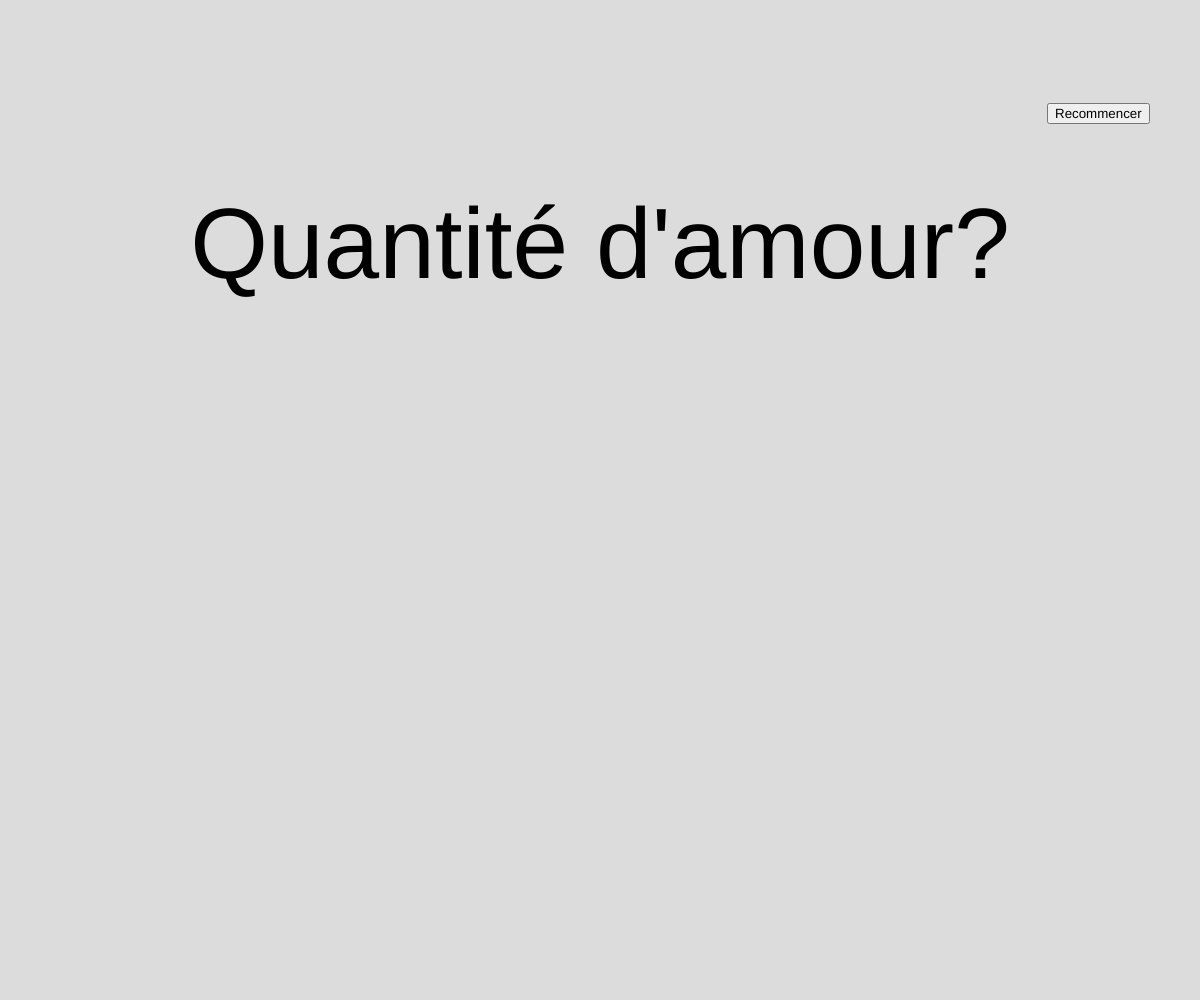
Frame 1 (no input)
Frame 60 (no input): identical to frame 1, image omitted
Frame 120 (the mouse pressed at the canvas centre since frame 60): identical to frame 1, image omitted

The p5.js sketch that drew this single still picture (run headless with seeded random() and noise() and a simulated clock; from frame 60 on, the mouse is pressed at the canvas centre):

// p5.js sketch
// ── sketch.js
let responses = ['un peu', 'beaucoup', 'passionnément', 'à la folie', 'pas du tout'];
let margueritePetales;
let indexPetal = 0;
let displayText2 = 'clic';
let displayText1 = 'Quantité d\'amour?';
let button;

function setup() {
  createCanvas(windowWidth, windowHeight);
  textSize(windowHeight / 10);
  textAlign(CENTER, CENTER);
  resetSimulation();

  button = createButton('Recommencer');
  button.position(windowWidth - (button.width +50),  button.width );
  button.mousePressed(resetSimulation);
}

function windowResized() {resizeCanvas(windowWidth, windowHeight);}

function draw() {
  background(220);
  text(displayText1, windowWidth / 2, windowHeight / 4);
  text(displayText2, windowWidth / 2, windowHeight / 2); 
}

function mouseClicked() {
  if (indexPetal < margueritePetales) {
    displayText2 = responses[indexPetal];
    indexPetal++;
  }
}

function resetSimulation() {
  // Réinitialiser la simulation
  margueritePetales = Math.floor(random(1, 6));
  indexPetal = 0;
  displayText2 = '';
}
